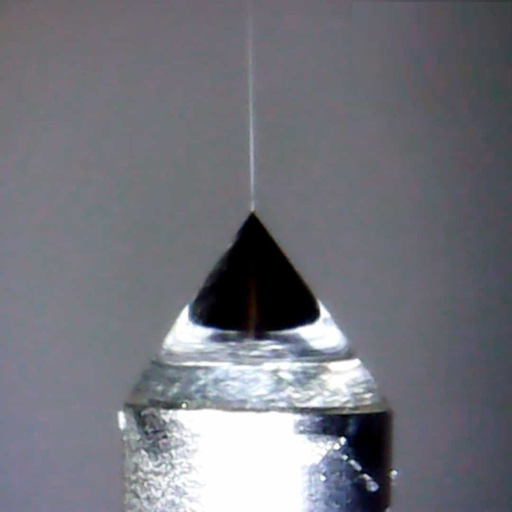
#> input picture Taylor-Cone.jpg, 1024 x 1024 px, found by its file name (shown at 1/2 size)
$ python 'two images.py'
#> lines starting #> are read from the running program, lines starting #| are printed output that depends on the picture; after the words box and inside, x2 and y2 are one past the last pixel; in counts of white or black regions, pixels touching at a corner belong together
import cv2
import numpy as np

img1 = cv2.imread('E:\\Python Tutorial\\image processing\\Taylor-Cone.jpg')
#> img1 is the input picture: shape (1024, 1024, 3); mean B, G, R 124.4, 116.3, 115.2
img2 = cv2.imread('E:\\Python Tutorial\\image processing\\green cone.jpg')
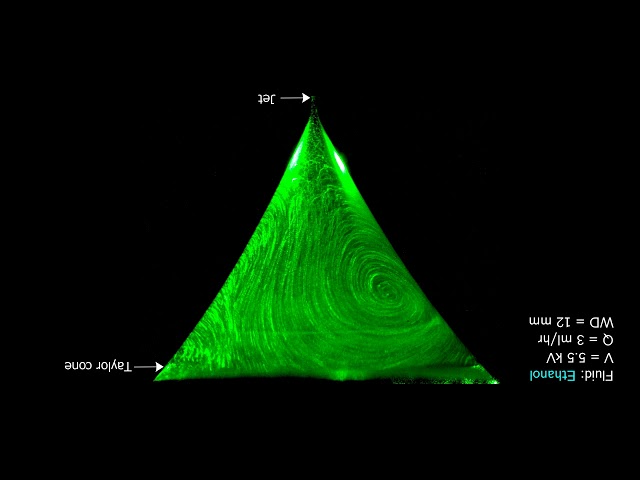
#> input picture green cone.jpg, 640 x 480 px, found by its file name
#> img2 is the input picture: shape (480, 640, 3); mean B, G, R 2, 20.7, 1.8
img1R = cv2.resize(img1, (300, 300))
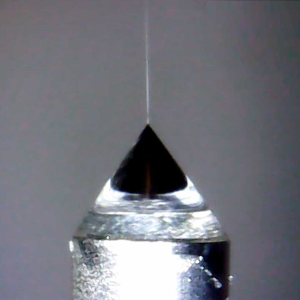
#> img1R: shape (300, 300, 3); mean B, G, R 124.4, 116.2, 115.1
img2R = cv2.resize(img2, (300, 300))
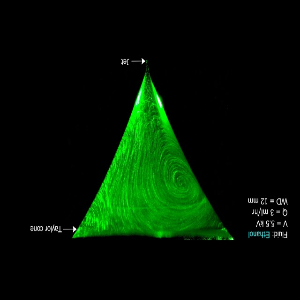
#> img2R: shape (300, 300, 3); mean B, G, R 2, 20.7, 1.8

# ✅ 1. To put one image on another one
blend = img1R + img2R
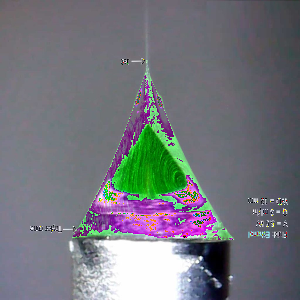
#> blend: shape (300, 300, 3); mean B, G, R 123.9, 117.3, 115.4
cv2.imshow('add', blend)

# ✅ 2. Putting two images together
combined = np.hstack((img1R, img2R))
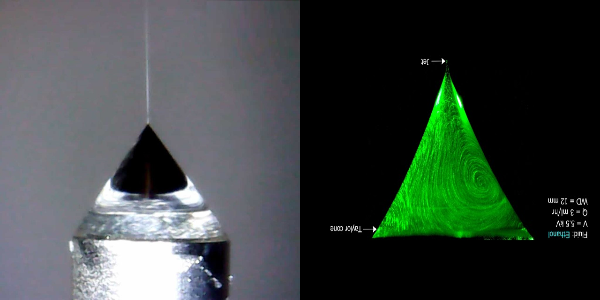
#> combined: shape (300, 600, 3); mean B, G, R 63.2, 68.4, 58.5
cv2.imshow('combined', combined)

# ✅ 3. Copying part of one image to another
part = img2R[50:100, 50:100]
img1R[50:100, 50:100] = part
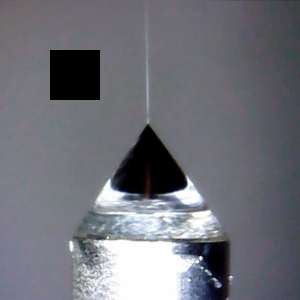
#> img1R: shape (300, 300, 3); 2.78% of pixels changed, all inside (x1, y1, x2, y2) = (50, 50, 100, 100)
cv2.imshow('added', img1R)

# ✅ 4. blend two images
blend_2 = cv2.addWeighted(img1R, 0.2, img2R, 0.3, 0)
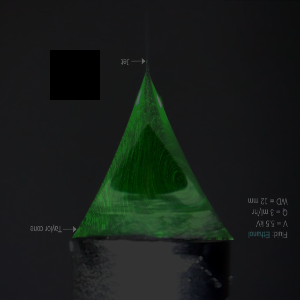
#> blend_2: shape (300, 300, 3); mean B, G, R 24.8, 28.8, 22.9
cv2.imshow('blend2', blend_2)

cv2.waitKey(0)
cv2.destroyAllWindows()
